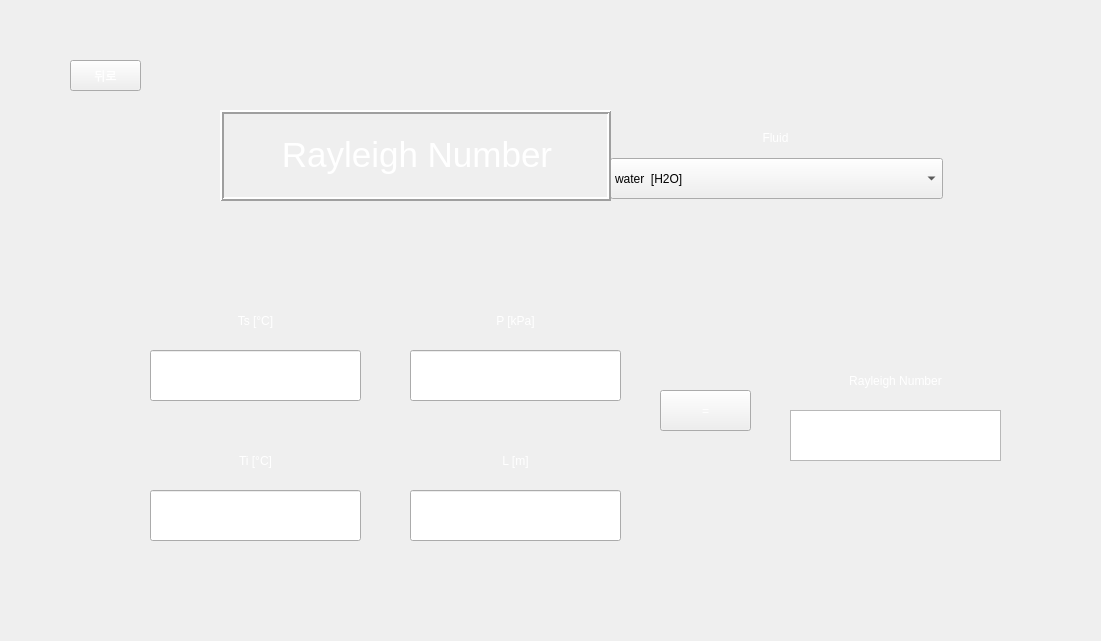
<?xml version="1.0" encoding="UTF-8"?>
<ui version="4.0">
 <class>Form_Ra</class>
 <widget class="QWidget" name="Form_Ra">
  <property name="geometry">
   <rect>
    <x>0</x>
    <y>0</y>
    <width>1101</width>
    <height>641</height>
   </rect>
  </property>
  <property name="minimumSize">
   <size>
    <width>691</width>
    <height>401</height>
   </size>
  </property>
  <property name="maximumSize">
   <size>
    <width>1101</width>
    <height>641</height>
   </size>
  </property>
  <property name="windowTitle">
   <string>RaCalc</string>
  </property>
  <property name="styleSheet">
   <string notr="true">background-image: url(:/background/하얀거.png);</string>
  </property>
  <widget class="QPushButton" name="toolButton">
   <property name="geometry">
    <rect>
     <x>660</x>
     <y>390</y>
     <width>91</width>
     <height>41</height>
    </rect>
   </property>
   <property name="styleSheet">
    <string notr="true">QPushButton {
color: qlineargradient(spread:pad, x1:0, y1:1, x2:1, y2:0, stop:0 rgba(255, 255, 255, 255), stop:1 rgba(255, 255, 255, 255));
background-image: url(:/background/버튼2.png);
font: 20pt &quot;맑은 고딕&quot;;
}
QPushButton:hover{
border-image: url(:/background/버튼클릭2.png);
}</string>
   </property>
   <property name="text">
    <string>=</string>
   </property>
  </widget>
  <widget class="QPushButton" name="pushButton">
   <property name="geometry">
    <rect>
     <x>70</x>
     <y>60</y>
     <width>71</width>
     <height>31</height>
    </rect>
   </property>
   <property name="styleSheet">
    <string notr="true">QPushButton {
color: qlineargradient(spread:pad, x1:0, y1:1, x2:1, y2:0, stop:0 rgba(255, 255, 255, 255), stop:1 rgba(255, 255, 255, 255));
background-image: url(:/background/버튼2.png);
font: 14pt &quot;맑은 고딕&quot;;
}
QPushButton:hover{
border-image: url(:/background/버튼클릭2.png);
}</string>
   </property>
   <property name="text">
    <string>뒤로</string>
   </property>
  </widget>
  <widget class="QLabel" name="label">
   <property name="geometry">
    <rect>
     <x>0</x>
     <y>0</y>
     <width>1101</width>
     <height>641</height>
    </rect>
   </property>
   <property name="maximumSize">
    <size>
     <width>1101</width>
     <height>641</height>
    </size>
   </property>
   <property name="styleSheet">
    <string notr="true">image: url(:/background/배경2.png);</string>
   </property>
   <property name="text">
    <string/>
   </property>
  </widget>
  <widget class="QLabel" name="label_3">
   <property name="geometry">
    <rect>
     <x>150</x>
     <y>290</y>
     <width>211</width>
     <height>61</height>
    </rect>
   </property>
   <property name="maximumSize">
    <size>
     <width>1111111</width>
     <height>16777215</height>
    </size>
   </property>
   <property name="styleSheet">
    <string notr="true">color: qlineargradient(spread:pad, x1:0, y1:1, x2:1, y2:0, stop:0 rgba(255, 255, 255, 255), stop:1 rgba(255, 255, 255, 255));
background-image: url(:/background/버튼2.png);
font: 20pt &quot;맑은 고딕&quot;;</string>
   </property>
   <property name="text">
    <string>Ts [°C]</string>
   </property>
   <property name="alignment">
    <set>Qt::AlignCenter</set>
   </property>
   <property name="buddy">
    <cstring>lineEdit_2</cstring>
   </property>
  </widget>
  <widget class="QLabel" name="label_5">
   <property name="geometry">
    <rect>
     <x>410</x>
     <y>290</y>
     <width>211</width>
     <height>61</height>
    </rect>
   </property>
   <property name="maximumSize">
    <size>
     <width>1111111</width>
     <height>16777215</height>
    </size>
   </property>
   <property name="styleSheet">
    <string notr="true">color: qlineargradient(spread:pad, x1:0, y1:1, x2:1, y2:0, stop:0 rgba(255, 255, 255, 255), stop:1 rgba(255, 255, 255, 255));
background-image: url(:/background/버튼2.png);
font: 20pt &quot;맑은 고딕&quot;;</string>
   </property>
   <property name="text">
    <string>P [kPa]</string>
   </property>
   <property name="alignment">
    <set>Qt::AlignCenter</set>
   </property>
   <property name="buddy">
    <cstring>lineEdit_3</cstring>
   </property>
  </widget>
  <widget class="QLabel" name="label_2">
   <property name="geometry">
    <rect>
     <x>610</x>
     <y>112</y>
     <width>331</width>
     <height>51</height>
    </rect>
   </property>
   <property name="styleSheet">
    <string notr="true">color: qlineargradient(spread:pad, x1:0, y1:1, x2:1, y2:0, stop:0 rgba(255, 255, 255, 255), stop:1 rgba(255, 255, 255, 255));
background-image: url(:/background/버튼2.png);
font: 20pt &quot;맑은 고딕&quot;;</string>
   </property>
   <property name="text">
    <string>Fluid</string>
   </property>
   <property name="alignment">
    <set>Qt::AlignCenter</set>
   </property>
  </widget>
  <widget class="QLineEdit" name="lineEdit_4">
   <property name="geometry">
    <rect>
     <x>410</x>
     <y>350</y>
     <width>211</width>
     <height>51</height>
    </rect>
   </property>
   <property name="maximumSize">
    <size>
     <width>1111111</width>
     <height>16777215</height>
    </size>
   </property>
   <property name="styleSheet">
    <string notr="true">
font: 14pt &quot;맑은 고딕&quot;;</string>
   </property>
  </widget>
  <widget class="QLineEdit" name="lineEdit_2">
   <property name="geometry">
    <rect>
     <x>150</x>
     <y>350</y>
     <width>211</width>
     <height>51</height>
    </rect>
   </property>
   <property name="maximumSize">
    <size>
     <width>1111111</width>
     <height>16777215</height>
    </size>
   </property>
   <property name="styleSheet">
    <string notr="true">
font: 14pt &quot;맑은 고딕&quot;;</string>
   </property>
  </widget>
  <widget class="QLabel" name="label_4">
   <property name="geometry">
    <rect>
     <x>150</x>
     <y>430</y>
     <width>211</width>
     <height>61</height>
    </rect>
   </property>
   <property name="maximumSize">
    <size>
     <width>1111111</width>
     <height>16777215</height>
    </size>
   </property>
   <property name="styleSheet">
    <string notr="true">color: qlineargradient(spread:pad, x1:0, y1:1, x2:1, y2:0, stop:0 rgba(255, 255, 255, 255), stop:1 rgba(255, 255, 255, 255));
background-image: url(:/background/버튼2.png);
font: 20pt &quot;맑은 고딕&quot;;</string>
   </property>
   <property name="text">
    <string>Ti [°C]</string>
   </property>
   <property name="alignment">
    <set>Qt::AlignCenter</set>
   </property>
   <property name="buddy">
    <cstring>lineEdit_3</cstring>
   </property>
  </widget>
  <widget class="QLabel" name="label_6">
   <property name="geometry">
    <rect>
     <x>410</x>
     <y>430</y>
     <width>211</width>
     <height>61</height>
    </rect>
   </property>
   <property name="maximumSize">
    <size>
     <width>1111111</width>
     <height>16777215</height>
    </size>
   </property>
   <property name="styleSheet">
    <string notr="true">color: qlineargradient(spread:pad, x1:0, y1:1, x2:1, y2:0, stop:0 rgba(255, 255, 255, 255), stop:1 rgba(255, 255, 255, 255));
background-image: url(:/background/버튼2.png);
font: 20pt &quot;맑은 고딕&quot;;</string>
   </property>
   <property name="text">
    <string>L [m]</string>
   </property>
   <property name="alignment">
    <set>Qt::AlignCenter</set>
   </property>
   <property name="buddy">
    <cstring>lineEdit_3</cstring>
   </property>
  </widget>
  <widget class="QLineEdit" name="lineEdit_3">
   <property name="geometry">
    <rect>
     <x>150</x>
     <y>490</y>
     <width>211</width>
     <height>51</height>
    </rect>
   </property>
   <property name="maximumSize">
    <size>
     <width>1111111</width>
     <height>16777215</height>
    </size>
   </property>
   <property name="styleSheet">
    <string notr="true">
font: 14pt &quot;맑은 고딕&quot;;</string>
   </property>
  </widget>
  <widget class="QLineEdit" name="lineEdit_5">
   <property name="geometry">
    <rect>
     <x>410</x>
     <y>490</y>
     <width>211</width>
     <height>51</height>
    </rect>
   </property>
   <property name="maximumSize">
    <size>
     <width>1111111</width>
     <height>16777215</height>
    </size>
   </property>
   <property name="styleSheet">
    <string notr="true">
font: 14pt &quot;맑은 고딕&quot;;</string>
   </property>
  </widget>
  <widget class="QLabel" name="label_10">
   <property name="geometry">
    <rect>
     <x>790</x>
     <y>350</y>
     <width>211</width>
     <height>61</height>
    </rect>
   </property>
   <property name="maximumSize">
    <size>
     <width>1111111</width>
     <height>16777215</height>
    </size>
   </property>
   <property name="styleSheet">
    <string notr="true">color: qlineargradient(spread:pad, x1:0, y1:1, x2:1, y2:0, stop:0 rgba(255, 255, 255, 255), stop:1 rgba(255, 255, 255, 255));
background-image: url(:/background/버튼2.png);
font: 16pt &quot;맑은 고딕&quot;;</string>
   </property>
   <property name="text">
    <string>Rayleigh Number</string>
   </property>
   <property name="alignment">
    <set>Qt::AlignCenter</set>
   </property>
  </widget>
  <widget class="QTextBrowser" name="textEdit">
   <property name="geometry">
    <rect>
     <x>790</x>
     <y>410</y>
     <width>211</width>
     <height>51</height>
    </rect>
   </property>
   <property name="sizePolicy">
    <sizepolicy hsizetype="Fixed" vsizetype="Fixed">
     <horstretch>0</horstretch>
     <verstretch>0</verstretch>
    </sizepolicy>
   </property>
   <property name="maximumSize">
    <size>
     <width>1111111</width>
     <height>16777215</height>
    </size>
   </property>
   <property name="styleSheet">
    <string notr="true">
font: 14pt &quot;맑은 고딕&quot;;</string>
   </property>
  </widget>
  <widget class="QComboBox" name="comboBox">
   <property name="geometry">
    <rect>
     <x>610</x>
     <y>158</y>
     <width>333</width>
     <height>41</height>
    </rect>
   </property>
   <property name="styleSheet">
    <string notr="true">background-image: url(:/background/하얀거.png);
font: 11pt &quot;맑은 고딕&quot;;</string>
   </property>
   <item>
    <property name="text">
     <string>water  [H2O]</string>
    </property>
   </item>
   <item>
    <property name="text">
     <string>air</string>
    </property>
   </item>
   <item>
    <property name="text">
     <string>1-Butene  [C4H8]</string>
    </property>
   </item>
   <item>
    <property name="text">
     <string>Acetone  [C3H6O]</string>
    </property>
   </item>
   <item>
    <property name="text">
     <string>Ammonia  [NH3]</string>
    </property>
   </item>
   <item>
    <property name="text">
     <string>Argon  [Ar]</string>
    </property>
   </item>
   <item>
    <property name="text">
     <string>Benzene  [C6H6]</string>
    </property>
   </item>
   <item>
    <property name="text">
     <string>CarbonDioxide  [CO2]</string>
    </property>
   </item>
   <item>
    <property name="text">
     <string>CarbonMonoxide  [CO]</string>
    </property>
   </item>
   <item>
    <property name="text">
     <string>CarbonylSulfide  [COS]</string>
    </property>
   </item>
   <item>
    <property name="text">
     <string>CycloHexane  [C6H12]</string>
    </property>
   </item>
   <item>
    <property name="text">
     <string>CycloPropane  [C3H6]</string>
    </property>
   </item>
   <item>
    <property name="text">
     <string>Cyclopentane  [C5H10]</string>
    </property>
   </item>
   <item>
    <property name="text">
     <string>D4  [C8H24O4Si4]</string>
    </property>
   </item>
   <item>
    <property name="text">
     <string>D5  [C10H30O5Si5]</string>
    </property>
   </item>
   <item>
    <property name="text">
     <string>D6  [C12H36O6Si6]</string>
    </property>
   </item>
   <item>
    <property name="text">
     <string>Deuterium  [D2]</string>
    </property>
   </item>
   <item>
    <property name="text">
     <string>Dichloroethane  [C2Cl2H4]</string>
    </property>
   </item>
   <item>
    <property name="text">
     <string>DiethylEther  [C4H10O]</string>
    </property>
   </item>
   <item>
    <property name="text">
     <string>DimethylCarbonate  [C3H6O3]</string>
    </property>
   </item>
   <item>
    <property name="text">
     <string>DimethylEther  [C2H6O]</string>
    </property>
   </item>
   <item>
    <property name="text">
     <string>Ethane  [C2H6]</string>
    </property>
   </item>
   <item>
    <property name="text">
     <string>Ethanol  [C2H6O]</string>
    </property>
   </item>
   <item>
    <property name="text">
     <string>EthylBenzene  [C8H10]</string>
    </property>
   </item>
   <item>
    <property name="text">
     <string>Ethylene  [C2H4]</string>
    </property>
   </item>
   <item>
    <property name="text">
     <string>EthyleneOxide  [C2H4O]</string>
    </property>
   </item>
   <item>
    <property name="text">
     <string>Fluorine  [F2]</string>
    </property>
   </item>
   <item>
    <property name="text">
     <string>HFE143m  [C2F3H3O]</string>
    </property>
   </item>
   <item>
    <property name="text">
     <string>HeavyWater  [D2O]</string>
    </property>
   </item>
   <item>
    <property name="text">
     <string>Helium  [He]</string>
    </property>
   </item>
   <item>
    <property name="text">
     <string>Hydrogen  [H2]</string>
    </property>
   </item>
   <item>
    <property name="text">
     <string>HydrogenChloride  [ClH]</string>
    </property>
   </item>
   <item>
    <property name="text">
     <string>HydrogenSulfide  [H2S]</string>
    </property>
   </item>
   <item>
    <property name="text">
     <string>IsoButane  [C4H10]</string>
    </property>
   </item>
   <item>
    <property name="text">
     <string>IsoButene  [C4H8]</string>
    </property>
   </item>
   <item>
    <property name="text">
     <string>Isohexane  [C6H14]</string>
    </property>
   </item>
   <item>
    <property name="text">
     <string>Isopentane  [C5H12]</string>
    </property>
   </item>
   <item>
    <property name="text">
     <string>Krypton  [Kr]</string>
    </property>
   </item>
   <item>
    <property name="text">
     <string>MD2M  [C10H30O3Si4]</string>
    </property>
   </item>
   <item>
    <property name="text">
     <string>MD3M  [C12H36O4Si5]</string>
    </property>
   </item>
   <item>
    <property name="text">
     <string>MD4M  [C14H42O5Si6]</string>
    </property>
   </item>
   <item>
    <property name="text">
     <string>MDM  [C8H24O2Si3]</string>
    </property>
   </item>
   <item>
    <property name="text">
     <string>MM  [C6H18OSi2]</string>
    </property>
   </item>
   <item>
    <property name="text">
     <string>Methane  [CH4]</string>
    </property>
   </item>
   <item>
    <property name="text">
     <string>Methanol  [CH4O]</string>
    </property>
   </item>
   <item>
    <property name="text">
     <string>MethylLinoleate  [C19H34O2]</string>
    </property>
   </item>
   <item>
    <property name="text">
     <string>MethylLinolenate  [C19H32O2]</string>
    </property>
   </item>
   <item>
    <property name="text">
     <string>MethylOleate  [C19H36O2]</string>
    </property>
   </item>
   <item>
    <property name="text">
     <string>MethylPalmitate  [C17H34O2]</string>
    </property>
   </item>
   <item>
    <property name="text">
     <string>MethylStearate  [C19H38O2]</string>
    </property>
   </item>
   <item>
    <property name="text">
     <string>Neon  [Ne]</string>
    </property>
   </item>
   <item>
    <property name="text">
     <string>Neopentane  [C5H12]</string>
    </property>
   </item>
   <item>
    <property name="text">
     <string>Nitrogen  [N2]</string>
    </property>
   </item>
   <item>
    <property name="text">
     <string>NitrousOxide  [N2O]</string>
    </property>
   </item>
   <item>
    <property name="text">
     <string>Novec649  [C6F12O]</string>
    </property>
   </item>
   <item>
    <property name="text">
     <string>OrthoDeuterium</string>
    </property>
   </item>
   <item>
    <property name="text">
     <string>OrthoHydrogen</string>
    </property>
   </item>
   <item>
    <property name="text">
     <string>Oxygen  [O2]</string>
    </property>
   </item>
   <item>
    <property name="text">
     <string>ParaDeuterium</string>
    </property>
   </item>
   <item>
    <property name="text">
     <string>ParaHydrogen</string>
    </property>
   </item>
   <item>
    <property name="text">
     <string>Propylene  [C3H6]</string>
    </property>
   </item>
   <item>
    <property name="text">
     <string>Propyne  [C3H4]</string>
    </property>
   </item>
   <item>
    <property name="text">
     <string>R11</string>
    </property>
   </item>
   <item>
    <property name="text">
     <string>R113</string>
    </property>
   </item>
   <item>
    <property name="text">
     <string>R114</string>
    </property>
   </item>
   <item>
    <property name="text">
     <string>R115</string>
    </property>
   </item>
   <item>
    <property name="text">
     <string>R116</string>
    </property>
   </item>
   <item>
    <property name="text">
     <string>R12</string>
    </property>
   </item>
   <item>
    <property name="text">
     <string>R123</string>
    </property>
   </item>
   <item>
    <property name="text">
     <string>R1233zd(E)</string>
    </property>
   </item>
   <item>
    <property name="text">
     <string>R1234yf</string>
    </property>
   </item>
   <item>
    <property name="text">
     <string>R1234ze(E)</string>
    </property>
   </item>
   <item>
    <property name="text">
     <string>R1234ze(Z)</string>
    </property>
   </item>
   <item>
    <property name="text">
     <string>R124</string>
    </property>
   </item>
   <item>
    <property name="text">
     <string>R1243zf</string>
    </property>
   </item>
   <item>
    <property name="text">
     <string>R125</string>
    </property>
   </item>
   <item>
    <property name="text">
     <string>R13</string>
    </property>
   </item>
   <item>
    <property name="text">
     <string>R134a</string>
    </property>
   </item>
   <item>
    <property name="text">
     <string>R13l1</string>
    </property>
   </item>
   <item>
    <property name="text">
     <string>R14</string>
    </property>
   </item>
   <item>
    <property name="text">
     <string>R141b</string>
    </property>
   </item>
   <item>
    <property name="text">
     <string>R142b</string>
    </property>
   </item>
   <item>
    <property name="text">
     <string>R143a</string>
    </property>
   </item>
   <item>
    <property name="text">
     <string>R152A</string>
    </property>
   </item>
   <item>
    <property name="text">
     <string>R161</string>
    </property>
   </item>
   <item>
    <property name="text">
     <string>R21</string>
    </property>
   </item>
   <item>
    <property name="text">
     <string>R218</string>
    </property>
   </item>
   <item>
    <property name="text">
     <string>R22</string>
    </property>
   </item>
   <item>
    <property name="text">
     <string>R227EA</string>
    </property>
   </item>
   <item>
    <property name="text">
     <string>R23</string>
    </property>
   </item>
   <item>
    <property name="text">
     <string>R236EA</string>
    </property>
   </item>
   <item>
    <property name="text">
     <string>R236FA</string>
    </property>
   </item>
   <item>
    <property name="text">
     <string>R245ca</string>
    </property>
   </item>
   <item>
    <property name="text">
     <string>R245fa</string>
    </property>
   </item>
   <item>
    <property name="text">
     <string>R32</string>
    </property>
   </item>
   <item>
    <property name="text">
     <string>R365MFC</string>
    </property>
   </item>
   <item>
    <property name="text">
     <string>R40</string>
    </property>
   </item>
   <item>
    <property name="text">
     <string>R404A</string>
    </property>
   </item>
   <item>
    <property name="text">
     <string>R407C</string>
    </property>
   </item>
   <item>
    <property name="text">
     <string>R41</string>
    </property>
   </item>
   <item>
    <property name="text">
     <string>R410A</string>
    </property>
   </item>
   <item>
    <property name="text">
     <string>R507A</string>
    </property>
   </item>
   <item>
    <property name="text">
     <string>RC318</string>
    </property>
   </item>
   <item>
    <property name="text">
     <string>SES36</string>
    </property>
   </item>
   <item>
    <property name="text">
     <string>SulfurDioxide  [O2S]</string>
    </property>
   </item>
   <item>
    <property name="text">
     <string>SulfurHexafluoride  [F6S]</string>
    </property>
   </item>
   <item>
    <property name="text">
     <string>Toluene  [C7H8]</string>
    </property>
   </item>
   <item>
    <property name="text">
     <string>Xenon  [Xe]</string>
    </property>
   </item>
   <item>
    <property name="text">
     <string>cis-2-Butene  [C4H8]</string>
    </property>
   </item>
   <item>
    <property name="text">
     <string>m-Xylene  [C8H10]</string>
    </property>
   </item>
   <item>
    <property name="text">
     <string>n-Butane  [C4H10]</string>
    </property>
   </item>
   <item>
    <property name="text">
     <string>n-Decane  [C10H22]</string>
    </property>
   </item>
   <item>
    <property name="text">
     <string>n-Dodecane  [C12H26]</string>
    </property>
   </item>
   <item>
    <property name="text">
     <string>n-Heptane  [C7H16]</string>
    </property>
   </item>
   <item>
    <property name="text">
     <string>n-Hexane  [C6H14]</string>
    </property>
   </item>
   <item>
    <property name="text">
     <string>n-Nonane  [C9H20]</string>
    </property>
   </item>
   <item>
    <property name="text">
     <string>n-Octane  [C8H18]</string>
    </property>
   </item>
   <item>
    <property name="text">
     <string>n-Pentane  [C5H12]</string>
    </property>
   </item>
   <item>
    <property name="text">
     <string>n-Propane  [C3H8]</string>
    </property>
   </item>
   <item>
    <property name="text">
     <string>n-Undecane  [C11H24]</string>
    </property>
   </item>
   <item>
    <property name="text">
     <string>o-Xylene  [C8H10]</string>
    </property>
   </item>
   <item>
    <property name="text">
     <string>p-Xylene  [C8H10]</string>
    </property>
   </item>
   <item>
    <property name="text">
     <string>trans-2-Butene  [C4H8]</string>
    </property>
   </item>
  </widget>
  <widget class="QLabel" name="label_7">
   <property name="geometry">
    <rect>
     <x>220</x>
     <y>110</y>
     <width>391</width>
     <height>91</height>
    </rect>
   </property>
   <property name="styleSheet">
    <string notr="true">font: 10pt &quot;맑은 고딕&quot;;
color: rgb(255, 255, 255);
background-image: url(:/background/버튼2.png);</string>
   </property>
   <property name="frameShape">
    <enum>QFrame::Box</enum>
   </property>
   <property name="frameShadow">
    <enum>QFrame::Raised</enum>
   </property>
   <property name="lineWidth">
    <number>2</number>
   </property>
   <property name="text">
    <string>&lt;!DOCTYPE HTML PUBLIC &quot;-//W3C//DTD HTML 4.0//EN&quot; &quot;http://www.w3.org/TR/REC-html40/strict.dtd&quot;&gt;
&lt;html&gt;&lt;head&gt;&lt;meta name=&quot;qrichtext&quot; content=&quot;1&quot; /&gt;&lt;style type=&quot;text/css&quot;&gt;
p, li { white-space: pre-wrap; }
&lt;/style&gt;&lt;/head&gt;&lt;body style=&quot; font-family:'맑은 고딕'; font-size:10pt; font-weight:400; font-style:normal;&quot;&gt;
&lt;p align=&quot;center&quot; style=&quot; margin-top:12px; margin-bottom:12px; margin-left:0px; margin-right:0px; -qt-block-indent:0; text-indent:0px;&quot;&gt;&lt;span style=&quot; font-size:26pt;&quot;&gt;Rayleigh Number&lt;/span&gt;&lt;/p&gt;&lt;/body&gt;&lt;/html&gt;</string>
   </property>
   <property name="buddy">
    <cstring>pushButton</cstring>
   </property>
  </widget>
  <zorder>label</zorder>
  <zorder>toolButton</zorder>
  <zorder>pushButton</zorder>
  <zorder>label_3</zorder>
  <zorder>label_5</zorder>
  <zorder>label_2</zorder>
  <zorder>lineEdit_4</zorder>
  <zorder>lineEdit_2</zorder>
  <zorder>label_4</zorder>
  <zorder>label_6</zorder>
  <zorder>lineEdit_3</zorder>
  <zorder>lineEdit_5</zorder>
  <zorder>label_10</zorder>
  <zorder>textEdit</zorder>
  <zorder>comboBox</zorder>
  <zorder>label_7</zorder>
 </widget>
 <resources>
  <include location="../resource/resources.qrc"/>
 </resources>
 <connections/>
</ui>
